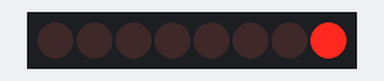
The program below on a simulated Arduino Uno, built with avr-gcc and run on an emulated ATmega328P. Shown: 8 shift-register outputs drawn as a row of LEDs (first output left, lit = HIGH). Wiring (inferred from the names in the program): shift register (74HC595): data pin 9; shift clock pin 5; latch pin 6. Wiring (inferred from the signals the program sends): row of LEDs: on Q0, Q1, Q2, Q3, Q4, Q5, Q6, Q7.

Above: at 0.62 s.
At 5.37 s:
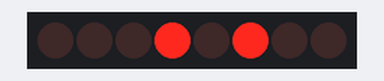
At 10.37 s:
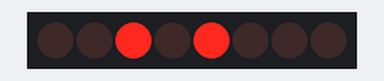
At 20.12 s:
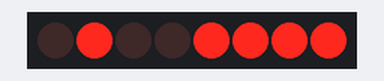
At 29.87 s:
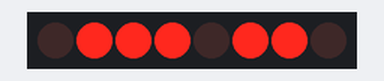
At 39.87 s:
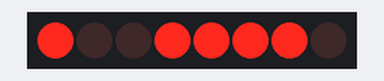
Timing chart, 0 to 40.0 s (numbered marks = the images above):
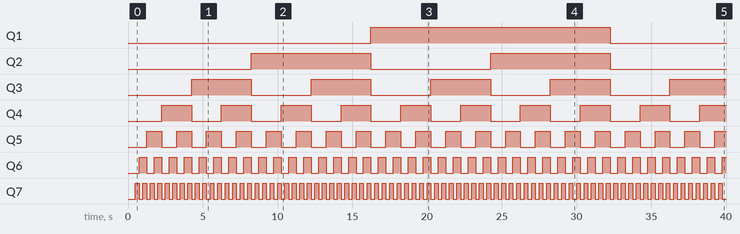

Measured:
- by itself, Q1: LOW → HIGH at 16.3 s, → LOW 16.0 s later
- by itself, Q2: alternates HIGH for 8.0 s and LOW for 8.0 s
- by itself, Q3: alternates HIGH for 4.0 s and LOW for 4.0 s
- by itself, Q4: alternates HIGH for 2.0 s and LOW for 2.0 s
- by itself, Q5: alternates HIGH for 1.0 s and LOW for 1.0 s
- by itself, Q6: alternates HIGH for 0.50 s and LOW for 0.50 s
- by itself, Q7: alternates HIGH for 0.25 s and LOW for 0.25 s

The program:

main.cpp
```cpp
#include <Arduino.h>

#define INPUT_CLOCK 5
#define OUTPUT_CLOCK 6
#define DATA_PIN 9

byte data = 0X00;

unsigned long now = 0, prev = 0;
const int interval = 250;

void setup() {
  // put your setup code here, to run once:
  pinMode(INPUT_CLOCK, OUTPUT);
  pinMode(OUTPUT_CLOCK, OUTPUT);
  pinMode(DATA_PIN, OUTPUT);
}

void loop() {
  // put your main code here, to run repeatedly:
  now = millis();
  if(now - prev >= interval){
    prev = now;
    digitalWrite(OUTPUT_CLOCK, LOW);
    shiftOut(DATA_PIN, INPUT_CLOCK, LSBFIRST, data);
    digitalWrite(OUTPUT_CLOCK, HIGH);
    if(data < 255){
      data += 1;
    }
    else{
      data = 0;
    }
  }
}
```
